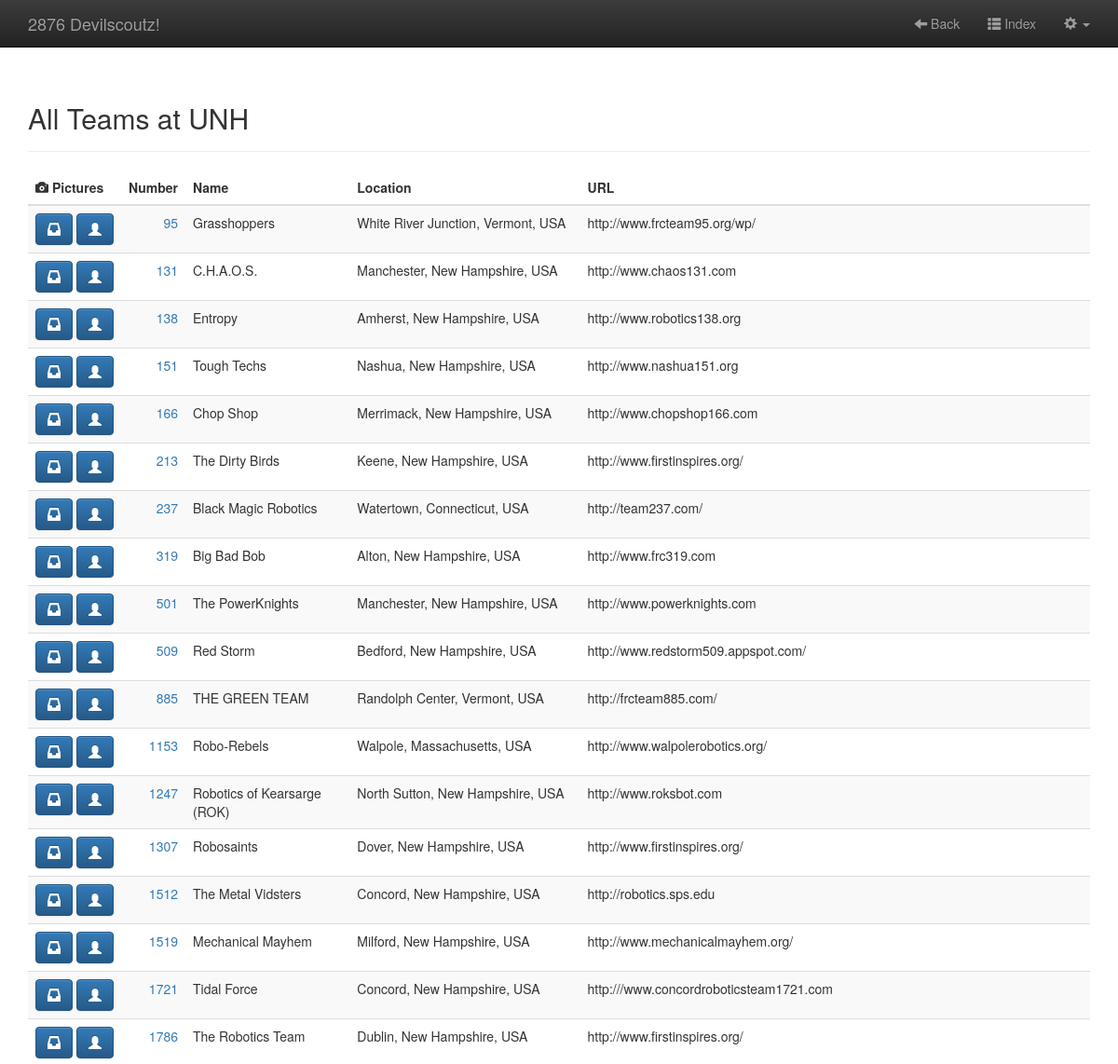
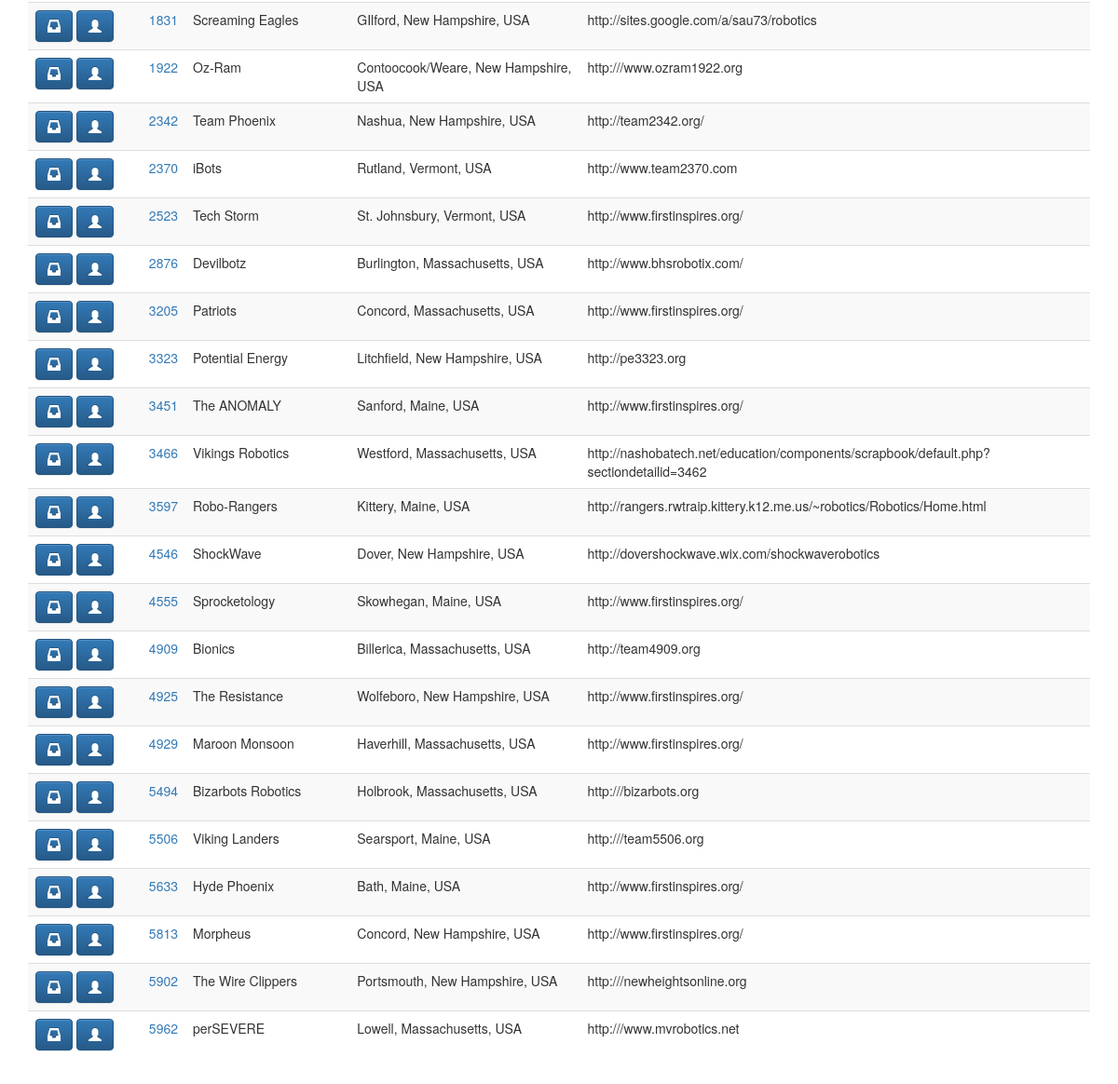
Screenshot of /reports/teams.php (signed in) with the database file from the repository (2 pictures, top to bottom).
### tables this page shows
CREATE TABLE IF NOT EXISTS `eventstatus` (
  `id` int(11) unsigned NOT NULL AUTO_INCREMENT,
  `eventkey` varchar(11) NOT NULL,
  `eventName` varchar(100) DEFAULT NULL,
  `eventShortName` varchar(30) DEFAULT NULL,
  `startDate` date DEFAULT NULL,
  `endDate` date DEFAULT NULL,
  `numQualMatches` int(11) DEFAULT NULL,
  `currentMatchNumber` int(11) NOT NULL,
  `active` varchar(6) DEFAULT NULL,
  PRIMARY KEY (`id`)
);

CREATE TABLE IF NOT EXISTS `teams` (
  `id` int(11) unsigned NOT NULL AUTO_INCREMENT,
  `eventkey` varchar(11) DEFAULT NULL,
  `number` int(10) DEFAULT NULL,
  `name` varchar(100) DEFAULT NULL,
  `location` varchar(100) DEFAULT NULL,
  `url` varchar(100) DEFAULT NULL,
  PRIMARY KEY (`id`)
);

### includes/Db.php (called while the page is built, shortened)
<?php
class Db {
    protected static $connection;
    public function connect() {
        if(!isset(self::$connection)) {
            $config = parse_ini_file(dirname(__FILE__) . "/../../scouting_config.ini");
            self::$connection = new mysqli($config['hostname'],$config['username'],$config['password'],$config['dbname']);
        }
        return self::$connection;
    }
    public function query($query) {
        $connection = $this -> connect();
        $result = $connection -> query($query);
        return $result;
    }
}
?>

### includes/globalVars.php (called while the page is built, shortened)
<?php
$eventstatusTable = "eventstatus";
require_once $_SERVER["DOCUMENT_ROOT"] . "/includes/Db.php";
$db = new Db();
$queryEventStatus = "SELECT * FROM ".$eventstatusTable." WHERE active = 'true';";
$resultEventStatus = $db->query($queryEventStatus);
$rowEvtStatus = mysqli_fetch_assoc($resultEventStatus);
$currEventName = $rowEvtStatus["eventShortName"];
?>

### reports/teams.php (the view, shortened to what this page needs)
<?php include "../includes/globalVars.php"; ?>
<!DOCTYPE html>
<html>
<head>
    <?php include "../includes/allCss.php" ?>
</head>
<body>
    <?php include "../includes/userHeader.php" ?>
    <div class="container">
        <div class="page-header"><h2>All Teams at <?= $currEventName ?></h2></div>
        <table class="table table-striped">
            <thead>
                <tr>
                    <th scope="col" class="text-nowrap"><span class="glyphicon glyphicon-camera" aria-hidden="true"></span> Pictures</th>
                    <th scope="col">Number</th>
                    <th scope="col">Name</th>
                    <th scope="col">Location</th>
                    <th scope="col">URL</th>
                </tr>
            </thead>
            <tbody>
            <?php
                $queryGeneralData = "SELECT * FROM ".$teamsTable." WHERE eventkey = '" . $currEvent . "' ORDER BY number ASC;";
                $resultGeneralData = $db -> query($queryGeneralData);
                while ($row = mysqli_fetch_assoc($resultGeneralData)) {
            ?>
                <tr>
                    <td class="text-nowrap">
                    <?php
                        $robotPicBtnClass = "btn-primary";
                        $driverPicBtnClass = "btn-primary";
                    ?>
                        <a class="btn <?= $robotPicBtnClass ?>" href="/scout/pitscouting.php?tmNum=<?= $row["number"] ?>&pictureType=robot"><span class="glyphicon glyphicon-inbox" aria-hidden="true"></span></a>
                        <a class="btn <?= $driverPicBtnClass ?>" href="/scout/pitscouting.php?tmNum=<?= $row["number"] ?>&pictureType=driver"><span class="glyphicon glyphicon-user" aria-hidden="true"></span></a>
                    </td>
                    <td class="text-right"><a href="reportsSingleTeam.php?tmNum=<?= $row["number"] ?>"><?= $row["number"] ?></a></td>
                    <td><?= $row["name"] ?></td>
                    <td><?= $row["location"] ?></td>
                    <td><?= $row["url"] ?></td>
                </tr>
            <?php } ?>
            </tbody>
        </table>
    </div>
</body>
</html>

### includes/allCss.php (style rules this page uses)
body { padding-top: 70px; padding-bottom: 30px; }
table td { padding: 4px; }

### rows the page displays
eventstatus: eventShortName "UNH"
teams: number "95", name "Grasshoppers", location "White River Junction, Vermont, USA", url "http://www.frcteam95.org/wp/"
teams: number "131", name "C.H.A.O.S.", location "Manchester, New Hampshire, USA", url "http://www.chaos131.com"
teams: number "138", name "Entropy", location "Amherst, New Hampshire, USA", url "http://www.robotics138.org"
teams: number "151", name "Tough Techs", location "Nashua, New Hampshire, USA", url "http://www.nashua151.org"
teams: number "166", name "Chop Shop", location "Merrimack, New Hampshire, USA", url "http://www.chopshop166.com"
teams: number "213", name "The Dirty Birds", location "Keene, New Hampshire, USA", url "http://www.firstinspires.org/"
teams: number "237", name "Black Magic Robotics", location "Watertown, Connecticut, USA", url "http://team237.com/"
teams: number "319", name "Big Bad Bob", location "Alton, New Hampshire, USA", url "http://www.frc319.com"
teams: number "501", name "The PowerKnights", location "Manchester, New Hampshire, USA", url "http://www.powerknights.com"
teams: number "509", name "Red Storm", location "Bedford, New Hampshire, USA", url "http://www.redstorm509.appspot.com/"
teams: number "885", name "THE GREEN TEAM", location "Randolph Center, Vermont, USA", url "http://frcteam885.com/"
teams: number "1153", name "Robo-Rebels", location "Walpole, Massachusetts, USA", url "http://www.walpolerobotics.org/"
teams: number "1247", name "Robotics of Kearsarge (ROK)", location "North Sutton, New Hampshire, USA", url "http://www.roksbot.com"
teams: number "1307", name "Robosaints", location "Dover, New Hampshire, USA", url "http://www.firstinspires.org/"
teams: number "1512", name "The Metal Vidsters", location "Concord, New Hampshire, USA", url "http://robotics.sps.edu"
teams: number "1519", name "Mechanical Mayhem", location "Milford, New Hampshire, USA", url "http://www.mechanicalmayhem.org/"
teams: number "1721", name "Tidal Force", location "Concord, New Hampshire, USA", url "http:///www.concordroboticsteam1721.com"
teams: number "1786", name "The Robotics Team", location "Dublin, New Hampshire, USA", url "http://www.firstinspires.org/"
teams: number "1831", name "Screaming Eagles", location "GIlford, New Hampshire, USA", url "http://sites.google.com/a/sau73/robotics"
teams: number "1922", name "Oz-Ram", location "Contoocook/Weare, New Hampshire, USA", url "http:///www.ozram1922.org"
teams: number "2342", name "Team Phoenix", location "Nashua, New Hampshire, USA", url "http://team2342.org/"
teams: number "2370", name "iBots", location "Rutland, Vermont, USA", url "http://www.team2370.com"
teams: number "2523", name "Tech Storm", location "St. Johnsbury, Vermont, USA", url "http://www.firstinspires.org/"
teams: number "2876", name "Devilbotz", location "Burlington, Massachusetts, USA", url "http://www.bhsrobotix.com/"
teams: number "3205", name "Patriots", location "Concord, Massachusetts, USA", url "http://www.firstinspires.org/"
teams: number "3323", name "Potential Energy", location "Litchfield, New Hampshire, USA", url "http://pe3323.org"
teams: number "3451", name "The ANOMALY", location "Sanford, Maine, USA", url "http://www.firstinspires.org/"
teams: number "3466", name "Vikings Robotics", location "Westford, Massachusetts, USA", url "http://nashobatech.net/education/components/scrapbook/default.php?sectiondetailid=3462"
teams: number "3597", name "Robo-Rangers", location "Kittery, Maine, USA", url "http://rangers.rwtraip.kittery.k12.me.us/~robotics/Robotics/Home.html"
teams: number "4546", name "ShockWave", location "Dover, New Hampshire, USA", url "http://dovershockwave.wix.com/shockwaverobotics"
teams: number "4555", name "Sprocketology", location "Skowhegan, Maine, USA", url "http://www.firstinspires.org/"
teams: number "4909", name "Bionics", location "Billerica, Massachusetts, USA", url "http://team4909.org"
teams: number "4925", name "The Resistance", location "Wolfeboro, New Hampshire, USA", url "http://www.firstinspires.org/"
teams: number "4929", name "Maroon Monsoon", location "Haverhill, Massachusetts, USA", url "http://www.firstinspires.org/"
teams: number "5494", name "Bizarbots Robotics", location "Holbrook, Massachusetts, USA", url "http:///bizarbots.org"
teams: number "5506", name "Viking Landers", location "Searsport, Maine, USA", url "http:///team5506.org"
teams: number "5633", name "Hyde Phoenix", location "Bath, Maine, USA", url "http://www.firstinspires.org/"
teams: number "5813", name "Morpheus", location "Concord, New Hampshire, USA", url "http://www.firstinspires.org/"
teams: number "5902", name "The Wire Clippers", location "Portsmouth, New Hampshire, USA", url "http:///newheightsonline.org"
teams: number "5962", name "perSEVERE", location "Lowell, Massachusetts, USA", url "http:///www.mvrobotics.net"
